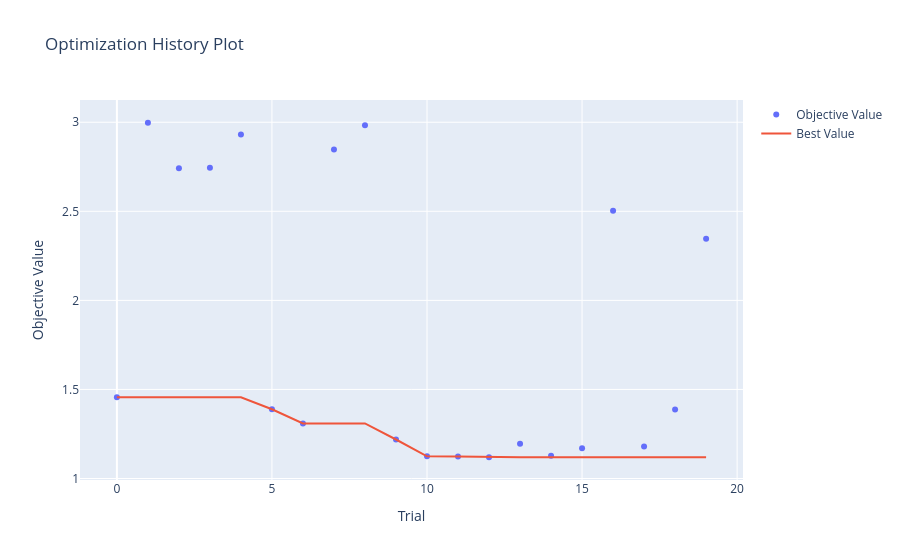
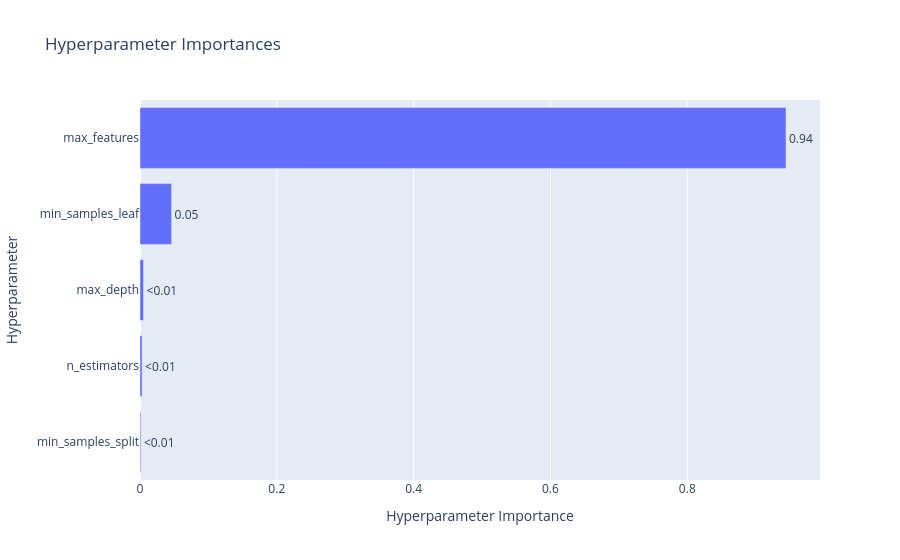

Notebook source saved alongside these figures, in order:
### Code cell
# Gráfico de optimización del valor objetivo (RMSE)
vis.plot_optimization_history(study).show()
#Gráfico de importancia de los hiperparámetros de Random Forest.
vis.plot_param_importances(study).show()

### Figure 1 — Plotly figure (JSON) as saved in the notebook; plotly's stock layout.template omitted (floating-point values rounded to 4 significant figures)
{"data": [{"mode": "markers", "name": "Objective Value", "x": [0, 1, 2, 3, 4, 5, 6, 7, 8, 9, 10, 11, 12, 13, 14, 15, 16, 17, 18, 19], "y": [1.456, 2.997, 2.742, 2.744, 2.931, 1.389, 1.309, 2.847, 2.984, 1.219, 1.124, 1.123, 1.119, 1.195, 1.128, 1.169, 2.503, 1.179, 1.387, 2.346], "type": "scatter"}, {"mode": "lines", "name": "Best Value", "x": [0, 1, 2, 3, 4, 5, 6, 7, 8, 9, 10, 11, 12, 13, 14, 15, 16, 17, 18, 19], "y": [1.456, 1.456, 1.456, 1.456, 1.456, 1.389, 1.309, 1.309, 1.309, 1.219, 1.124, 1.123, 1.119, 1.119, 1.119, 1.119, 1.119, 1.119, 1.119, 1.119], "type": "scatter"}, {"marker": {"color": "#cccccc"}, "mode": "markers", "name": "Infeasible Trial", "showlegend": false, "x": [], "y": [], "type": "scatter"}], "layout": {"title": {"text": "Optimization History Plot"}, "xaxis": {"title": {"text": "Trial"}}, "yaxis": {"title": {"text": "Objective Value"}}}}

### Figure 2 — Plotly figure (JSON) as saved in the notebook; plotly's stock layout.template omitted (floating-point values rounded to 4 significant figures)
{"data": [{"cliponaxis": false, "hovertemplate": ["min_samples_split (IntDistribution): 0.001282154976945337<extra></extra>", "n_estimators (IntDistribution): 0.003078944977720349<extra></extra>", "max_depth (IntDistribution): 0.005136413779030698<extra></extra>", "min_samples_leaf (IntDistribution): 0.04619889539032808<extra></extra>", "max_features (CategoricalDistribution): 0.9443035908759756<extra></extra>"], "name": "Objective Value", "orientation": "h", "text": ["<0.01", "<0.01", "<0.01", "0.05", "0.94"], "textposition": "outside", "x": [0.001282, 0.003079, 0.005136, 0.0462, 0.9443], "y": ["min_samples_split", "n_estimators", "max_depth", "min_samples_leaf", "max_features"], "type": "bar"}], "layout": {"title": {"text": "Hyperparameter Importances"}, "xaxis": {"title": {"text": "Hyperparameter Importance"}}, "yaxis": {"title": {"text": "Hyperparameter"}}}}
